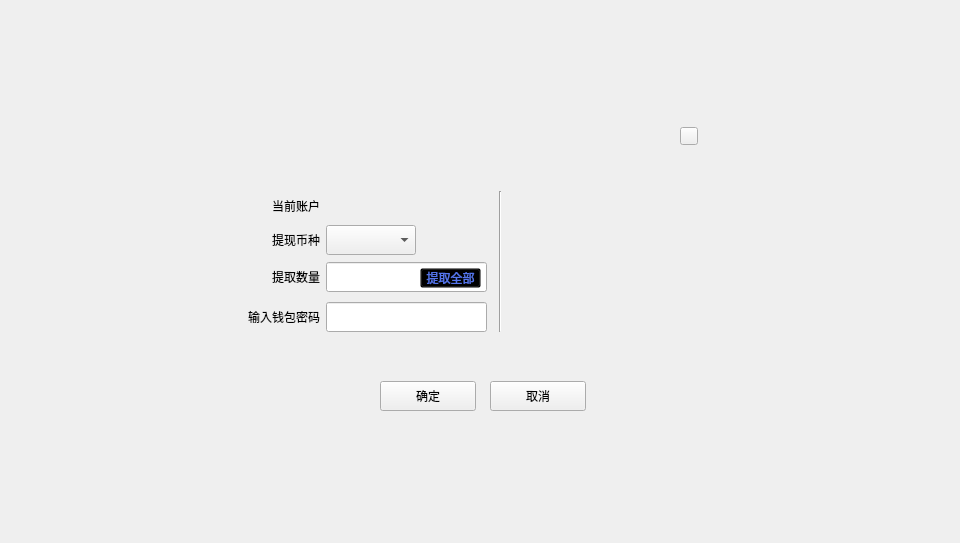
<?xml version="1.0" encoding="UTF-8"?>
<ui version="4.0">
 <class>WithdrawExchangeContractDialog</class>
 <widget class="QDialog" name="WithdrawExchangeContractDialog">
  <property name="geometry">
   <rect>
    <x>0</x>
    <y>0</y>
    <width>960</width>
    <height>543</height>
   </rect>
  </property>
  <property name="windowTitle">
   <string>Dialog</string>
  </property>
  <widget class="QWidget" name="widget" native="true">
   <property name="geometry">
    <rect>
     <x>0</x>
     <y>0</y>
     <width>960</width>
     <height>543</height>
    </rect>
   </property>
   <property name="font">
    <font>
     <family>微软雅黑</family>
    </font>
   </property>
   <widget class="QWidget" name="containerWidget" native="true">
    <property name="geometry">
     <rect>
      <x>230</x>
      <y>111</y>
      <width>500</width>
      <height>320</height>
     </rect>
    </property>
    <widget class="QToolButton" name="cancelBtn">
     <property name="geometry">
      <rect>
       <x>260</x>
       <y>270</y>
       <width>96</width>
       <height>30</height>
      </rect>
     </property>
     <property name="cursor">
      <cursorShape>PointingHandCursor</cursorShape>
     </property>
     <property name="styleSheet">
      <string notr="true"/>
     </property>
     <property name="text">
      <string>取消</string>
     </property>
    </widget>
    <widget class="QToolButton" name="okBtn">
     <property name="geometry">
      <rect>
       <x>150</x>
       <y>270</y>
       <width>96</width>
       <height>30</height>
      </rect>
     </property>
     <property name="cursor">
      <cursorShape>PointingHandCursor</cursorShape>
     </property>
     <property name="styleSheet">
      <string notr="true"/>
     </property>
     <property name="text">
      <string>确定</string>
     </property>
    </widget>
    <widget class="QLabel" name="label">
     <property name="geometry">
      <rect>
       <x>0</x>
       <y>148</y>
       <width>90</width>
       <height>36</height>
      </rect>
     </property>
     <property name="text">
      <string>提取数量</string>
     </property>
     <property name="alignment">
      <set>Qt::AlignRight|Qt::AlignTrailing|Qt::AlignVCenter</set>
     </property>
     <property name="wordWrap">
      <bool>true</bool>
     </property>
    </widget>
    <widget class="QLineEdit" name="amountLineEdit">
     <property name="geometry">
      <rect>
       <x>96</x>
       <y>151</y>
       <width>161</width>
       <height>30</height>
      </rect>
     </property>
    </widget>
    <widget class="QToolButton" name="withdrawAllBtn">
     <property name="geometry">
      <rect>
       <x>190</x>
       <y>157</y>
       <width>61</width>
       <height>20</height>
      </rect>
     </property>
     <property name="cursor">
      <cursorShape>PointingHandCursor</cursorShape>
     </property>
     <property name="styleSheet">
      <string notr="true">background:transparent;
color: rgb(84, 116, 235);
font: 11px &quot;微软雅黑&quot;;</string>
     </property>
     <property name="text">
      <string>提取全部</string>
     </property>
    </widget>
    <widget class="QLabel" name="label_2">
     <property name="geometry">
      <rect>
       <x>0</x>
       <y>188</y>
       <width>90</width>
       <height>36</height>
      </rect>
     </property>
     <property name="text">
      <string>输入钱包密码</string>
     </property>
     <property name="alignment">
      <set>Qt::AlignRight|Qt::AlignTrailing|Qt::AlignVCenter</set>
     </property>
     <property name="wordWrap">
      <bool>true</bool>
     </property>
    </widget>
    <widget class="QLineEdit" name="pwdLineEdit">
     <property name="geometry">
      <rect>
       <x>96</x>
       <y>191</y>
       <width>161</width>
       <height>30</height>
      </rect>
     </property>
     <property name="echoMode">
      <enum>QLineEdit::Password</enum>
     </property>
    </widget>
    <widget class="QLabel" name="label_4">
     <property name="geometry">
      <rect>
       <x>0</x>
       <y>77</y>
       <width>90</width>
       <height>36</height>
      </rect>
     </property>
     <property name="text">
      <string>当前账户</string>
     </property>
     <property name="alignment">
      <set>Qt::AlignRight|Qt::AlignTrailing|Qt::AlignVCenter</set>
     </property>
     <property name="wordWrap">
      <bool>true</bool>
     </property>
    </widget>
    <widget class="QLabel" name="label_5">
     <property name="geometry">
      <rect>
       <x>0</x>
       <y>111</y>
       <width>90</width>
       <height>36</height>
      </rect>
     </property>
     <property name="text">
      <string>提现币种</string>
     </property>
     <property name="alignment">
      <set>Qt::AlignRight|Qt::AlignTrailing|Qt::AlignVCenter</set>
     </property>
     <property name="wordWrap">
      <bool>true</bool>
     </property>
    </widget>
    <widget class="QComboBox" name="assetComboBox">
     <property name="geometry">
      <rect>
       <x>96</x>
       <y>114</y>
       <width>90</width>
       <height>30</height>
      </rect>
     </property>
     <property name="font">
      <font>
       <family>微软雅黑</family>
       <weight>50</weight>
       <bold>false</bold>
      </font>
     </property>
     <property name="focusPolicy">
      <enum>Qt::NoFocus</enum>
     </property>
     <property name="styleSheet">
      <string notr="true"/>
     </property>
    </widget>
    <widget class="QLabel" name="accountNameLabel">
     <property name="geometry">
      <rect>
       <x>96</x>
       <y>80</y>
       <width>120</width>
       <height>30</height>
      </rect>
     </property>
     <property name="text">
      <string/>
     </property>
    </widget>
    <widget class="QLabel" name="tipLabel">
     <property name="geometry">
      <rect>
       <x>98</x>
       <y>230</y>
       <width>161</width>
       <height>20</height>
      </rect>
     </property>
     <property name="text">
      <string/>
     </property>
    </widget>
    <widget class="QToolButton" name="closeBtn">
     <property name="geometry">
      <rect>
       <x>450</x>
       <y>16</y>
       <width>18</width>
       <height>18</height>
      </rect>
     </property>
     <property name="cursor">
      <cursorShape>PointingHandCursor</cursorShape>
     </property>
     <property name="focusPolicy">
      <enum>Qt::NoFocus</enum>
     </property>
     <property name="styleSheet">
      <string notr="true"/>
     </property>
     <property name="text">
      <string/>
     </property>
    </widget>
    <widget class="QStackedWidget" name="stackedWidget">
     <property name="geometry">
      <rect>
       <x>286</x>
       <y>80</y>
       <width>181</width>
       <height>145</height>
      </rect>
     </property>
    </widget>
    <widget class="Line" name="line">
     <property name="geometry">
      <rect>
       <x>260</x>
       <y>80</y>
       <width>20</width>
       <height>141</height>
      </rect>
     </property>
     <property name="orientation">
      <enum>Qt::Vertical</enum>
     </property>
    </widget>
   </widget>
  </widget>
 </widget>
 <resources/>
 <connections/>
</ui>
